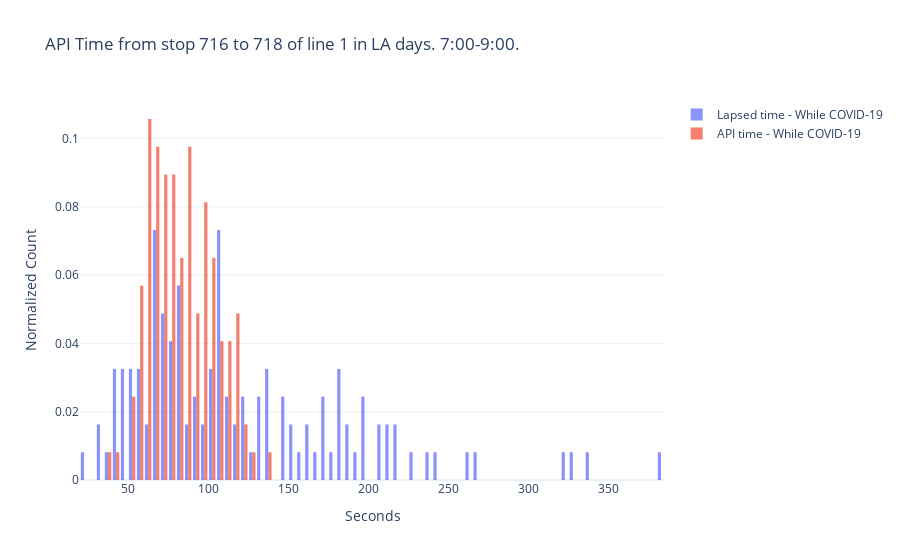

Notebook cell for this chart:
### Code cell
#API vs Lapsed data
fig = go.Figure()
fig.add_trace(go.Histogram(
    x=tbs_covid.trip_time,name='Lapsed time - While COVID-19',
    histnorm='probability',
    xbins=dict(
        size=5
    )
))
fig.add_trace(go.Histogram(
    x=tbs_covid.api_trip_time,name='API time - While COVID-19',
    histnorm='probability',
    xbins=dict(
        size=10
    )
))
# Overlay both histograms
fig.update_layout(
    title='API Time from stop {} to {} of line {} in {} days. {}:00-{}:00.'.format(stopA,stopB,line,day_type,st_hour,end_hour),
    xaxis_title='Seconds',
    yaxis_title='Normalized Count'
)
# Reduce opacity to see both histograms
fig.update_traces(opacity=0.75)
fig.show()

### Figure 1 — Plotly figure (JSON) as saved in the notebook; plotly's stock layout.template omitted (floating-point values rounded to 4 significant figures)
{"data": [{"histnorm": "probability", "name": "Lapsed time - While COVID-19", "opacity": 0.75, "type": "histogram", "x": [322.0, 240.0, 217.1, 103.0, 58.03, 125.0, 45.27, 58.88, 105.9, 195.8, 51.08, 136.7, 107.9, 123.4, 69.13, 68.36, 109.3, 24.77, 146.9, 59.88, 133.4, 84.83, 81.08, 194.0, 62.58, 85.68, 269.7, 105.3, 181.9, 69.62, 44.17, 77.24, 73.64, 93.61, 181.9, 69.86, 242.2, 139.9, 104.3, 31.07, 162.9, 43.55, 381.1, 165.1, 214.5, 148.5, 101.8, 47.8, 104.9, 118.2, 75.05, 52.27, 63.19, 178.5, 68.01, 109.1, 171.1, 57.52, 182.3, 121.8, 51.48, 87.42, 188.8, 181.9, 90.98, 71.94, 105.0, 335.1, 40.65, 49.39, 215.4, 40.18, 154.1, 33.31, 92.3, 73.78, 98.91, 211.1, 106.1, 68.57, 68.17, 70.06, 226.0, 197.3, 205.3, 115.4, 161.2, 198.6, 140.0, 151.4, 107.3, 51.97, 78.1, 84.76, 187.5, 97.83, 264.5, 71.66, 131.2, 105.5, 170.8, 172.4, 157.5, 80.44, 75.76, 47.3, 325.9, 83.9, 134.3, 38.78, 80.94, 111.9, 79.76, 68.02, 81.07, 120.4, 73.3, 209.3, 65.55, 139.5, 110.4, 148.9, 113.8], "xbins": {"size": 5}}, {"histnorm": "probability", "name": "API time - While COVID-19", "opacity": 0.75, "type": "histogram", "x": [80, 106, 84, 103, 97, 114, 56, 77, 64, 97, 70, 86, 101, 112, 79, 117, 92, 65, 55, 114, 75, 125, 86, 102, 58, 94, 60, 101, 118, 71, 82, 62, 66, 73, 78, 95, 105, 98, 91, 84, 91, 63, 104, 89, 118, 85, 116, 77, 57, 74, 84, 64, 97, 72, 65, 83, 64, 79, 61, 120, 73, 105, 99, 69, 88, 53, 65, 54, 98, 99, 87, 81, 72, 59, 76, 77, 89, 100, 66, 67, 74, 67, 117, 86, 139, 122, 109, 88, 119, 90, 54, 37, 72, 62, 102, 71, 100, 76, 62, 41, 59, 72, 113, 95, 76, 64, 57, 94, 87, 64, 68, 60, 69, 87, 60, 97, 65, 65, 80, 78, 112, 85, 107], "xbins": {"size": 10}}], "layout": {"title": {"text": "API Time from stop 716 to 718 of line 1 in LA days. 7:00-9:00."}, "xaxis": {"title": {"text": "Seconds"}}, "yaxis": {"title": {"text": "Normalized Count"}}}}
